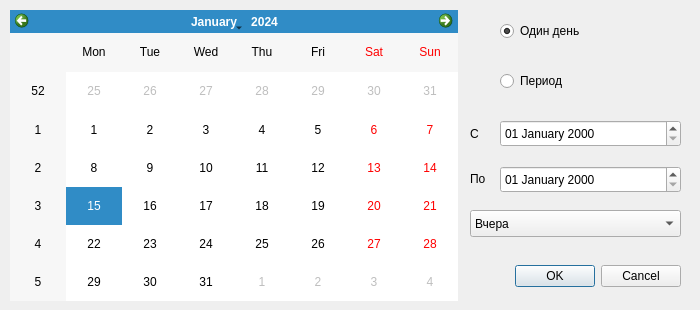
<?xml version="1.0" encoding="UTF-8"?>
<ui version="4.0">
 <class>date_set</class>
 <widget class="QDialog" name="date_set">
  <property name="windowModality">
   <enum>Qt::NonModal</enum>
  </property>
  <property name="geometry">
   <rect>
    <x>0</x>
    <y>0</y>
    <width>700</width>
    <height>310</height>
   </rect>
  </property>
  <property name="minimumSize">
   <size>
    <width>700</width>
    <height>310</height>
   </size>
  </property>
  <property name="maximumSize">
   <size>
    <width>700</width>
    <height>310</height>
   </size>
  </property>
  <property name="windowTitle">
   <string>Выбор периода</string>
  </property>
  <property name="sizeGripEnabled">
   <bool>false</bool>
  </property>
  <property name="modal">
   <bool>false</bool>
  </property>
  <widget class="QDialogButtonBox" name="buttonBox">
   <property name="geometry">
    <rect>
     <x>500</x>
     <y>260</y>
     <width>181</width>
     <height>32</height>
    </rect>
   </property>
   <property name="orientation">
    <enum>Qt::Horizontal</enum>
   </property>
   <property name="standardButtons">
    <set>QDialogButtonBox::Cancel|QDialogButtonBox::Ok</set>
   </property>
  </widget>
  <widget class="QCalendarWidget" name="calendarWidget">
   <property name="geometry">
    <rect>
     <x>10</x>
     <y>10</y>
     <width>448</width>
     <height>291</height>
    </rect>
   </property>
  </widget>
  <widget class="QDateEdit" name="date_from">
   <property name="geometry">
    <rect>
     <x>500</x>
     <y>120</y>
     <width>181</width>
     <height>27</height>
    </rect>
   </property>
   <property name="displayFormat">
    <string>dd MMMM yyyy</string>
   </property>
  </widget>
  <widget class="QDateEdit" name="date_to">
   <property name="geometry">
    <rect>
     <x>500</x>
     <y>166</y>
     <width>181</width>
     <height>27</height>
    </rect>
   </property>
   <property name="displayFormat">
    <string>dd MMMM yyyy</string>
   </property>
  </widget>
  <widget class="QLabel" name="label">
   <property name="geometry">
    <rect>
     <x>470</x>
     <y>125</y>
     <width>16</width>
     <height>17</height>
    </rect>
   </property>
   <property name="text">
    <string>С</string>
   </property>
  </widget>
  <widget class="QLabel" name="label_2">
   <property name="geometry">
    <rect>
     <x>470</x>
     <y>170</y>
     <width>21</width>
     <height>17</height>
    </rect>
   </property>
   <property name="text">
    <string>По</string>
   </property>
  </widget>
  <widget class="QRadioButton" name="radioButton">
   <property name="geometry">
    <rect>
     <x>500</x>
     <y>20</y>
     <width>116</width>
     <height>22</height>
    </rect>
   </property>
   <property name="text">
    <string>Один день</string>
   </property>
   <property name="checked">
    <bool>true</bool>
   </property>
  </widget>
  <widget class="QRadioButton" name="radioButton_2">
   <property name="geometry">
    <rect>
     <x>500</x>
     <y>70</y>
     <width>116</width>
     <height>22</height>
    </rect>
   </property>
   <property name="text">
    <string>Период</string>
   </property>
  </widget>
  <widget class="QComboBox" name="templateBox">
   <property name="geometry">
    <rect>
     <x>470</x>
     <y>210</y>
     <width>211</width>
     <height>27</height>
    </rect>
   </property>
   <property name="currentIndex">
    <number>0</number>
   </property>
   <item>
    <property name="text">
     <string>Вчера</string>
    </property>
   </item>
   <item>
    <property name="text">
     <string>Сегодня</string>
    </property>
   </item>
   <item>
    <property name="text">
     <string>Завтра</string>
    </property>
   </item>
   <item>
    <property name="text">
     <string>Прошлая неделя</string>
    </property>
   </item>
   <item>
    <property name="text">
     <string>Текущая неделя</string>
    </property>
   </item>
   <item>
    <property name="text">
     <string>Следующая неделя</string>
    </property>
   </item>
   <item>
    <property name="text">
     <string>Прошлый месяц</string>
    </property>
   </item>
   <item>
    <property name="text">
     <string>Текущий месяц</string>
    </property>
   </item>
   <item>
    <property name="text">
     <string>Следующий месяц</string>
    </property>
   </item>
  </widget>
 </widget>
 <tabstops>
  <tabstop>buttonBox</tabstop>
  <tabstop>date_from</tabstop>
  <tabstop>date_to</tabstop>
  <tabstop>radioButton</tabstop>
  <tabstop>radioButton_2</tabstop>
  <tabstop>calendarWidget</tabstop>
 </tabstops>
 <resources/>
 <connections>
  <connection>
   <sender>buttonBox</sender>
   <signal>accepted()</signal>
   <receiver>date_set</receiver>
   <slot>accept()</slot>
   <hints>
    <hint type="sourcelabel">
     <x>650</x>
     <y>284</y>
    </hint>
    <hint type="destinationlabel">
     <x>157</x>
     <y>274</y>
    </hint>
   </hints>
  </connection>
  <connection>
   <sender>buttonBox</sender>
   <signal>rejected()</signal>
   <receiver>date_set</receiver>
   <slot>reject()</slot>
   <hints>
    <hint type="sourcelabel">
     <x>650</x>
     <y>290</y>
    </hint>
    <hint type="destinationlabel">
     <x>286</x>
     <y>274</y>
    </hint>
   </hints>
  </connection>
  <connection>
   <sender>radioButton</sender>
   <signal>toggled(bool)</signal>
   <receiver>date_to</receiver>
   <slot>hide()</slot>
   <hints>
    <hint type="sourcelabel">
     <x>794</x>
     <y>35</y>
    </hint>
    <hint type="destinationlabel">
     <x>565</x>
     <y>225</y>
    </hint>
   </hints>
  </connection>
  <connection>
   <sender>radioButton</sender>
   <signal>toggled(bool)</signal>
   <receiver>label</receiver>
   <slot>hide()</slot>
   <hints>
    <hint type="sourcelabel">
     <x>793</x>
     <y>34</y>
    </hint>
    <hint type="destinationlabel">
     <x>477</x>
     <y>134</y>
    </hint>
   </hints>
  </connection>
  <connection>
   <sender>radioButton_2</sender>
   <signal>toggled(bool)</signal>
   <receiver>label</receiver>
   <slot>show()</slot>
   <hints>
    <hint type="sourcelabel">
     <x>583</x>
     <y>89</y>
    </hint>
    <hint type="destinationlabel">
     <x>476</x>
     <y>134</y>
    </hint>
   </hints>
  </connection>
  <connection>
   <sender>radioButton_2</sender>
   <signal>toggled(bool)</signal>
   <receiver>label_2</receiver>
   <slot>show()</slot>
   <hints>
    <hint type="sourcelabel">
     <x>537</x>
     <y>90</y>
    </hint>
    <hint type="destinationlabel">
     <x>484</x>
     <y>213</y>
    </hint>
   </hints>
  </connection>
  <connection>
   <sender>radioButton_2</sender>
   <signal>toggled(bool)</signal>
   <receiver>date_to</receiver>
   <slot>show()</slot>
   <hints>
    <hint type="sourcelabel">
     <x>560</x>
     <y>89</y>
    </hint>
    <hint type="destinationlabel">
     <x>591</x>
     <y>210</y>
    </hint>
   </hints>
  </connection>
  <connection>
   <sender>radioButton</sender>
   <signal>toggled(bool)</signal>
   <receiver>label_2</receiver>
   <slot>hide()</slot>
   <hints>
    <hint type="sourcelabel">
     <x>817</x>
     <y>34</y>
    </hint>
    <hint type="destinationlabel">
     <x>477</x>
     <y>210</y>
    </hint>
   </hints>
  </connection>
 </connections>
</ui>
